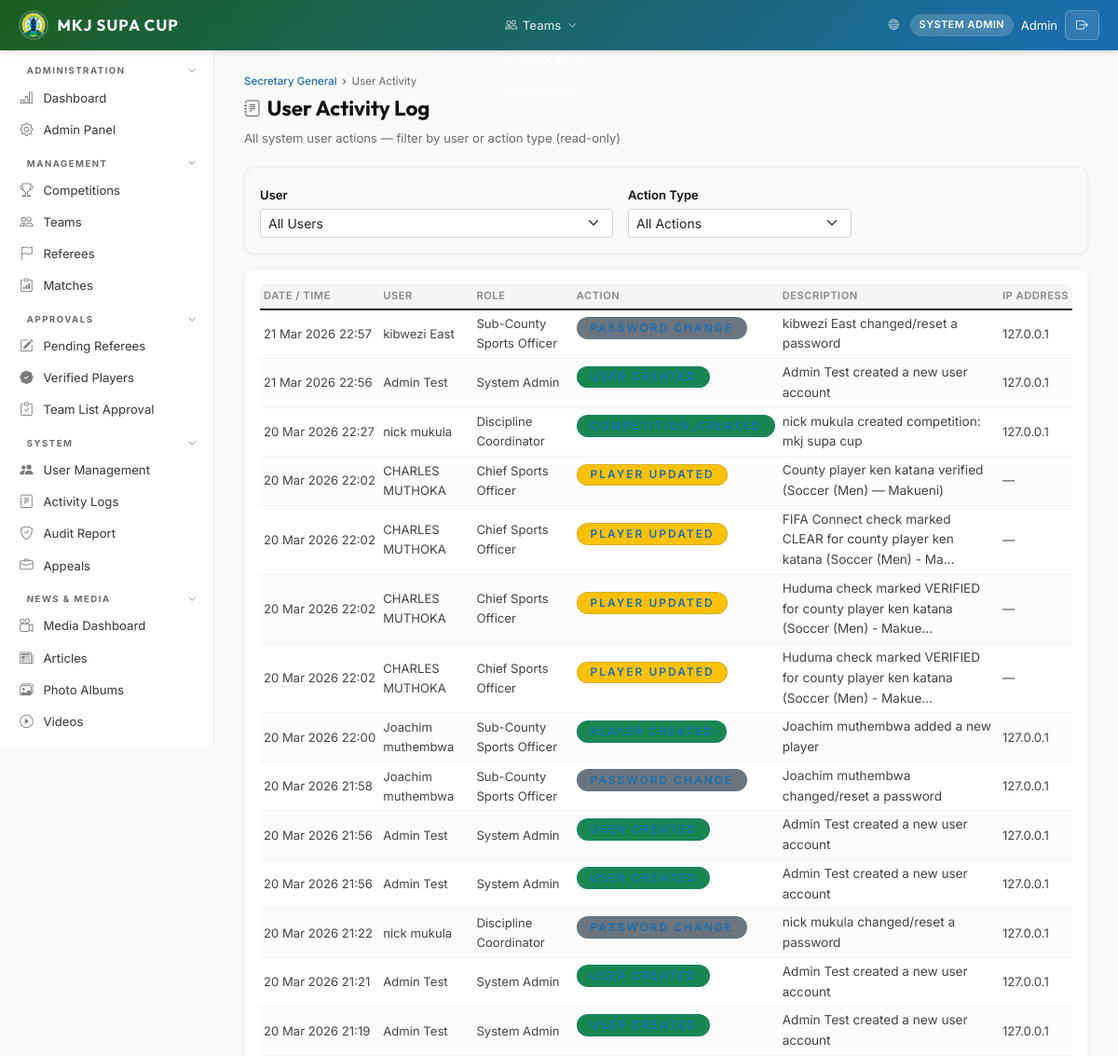
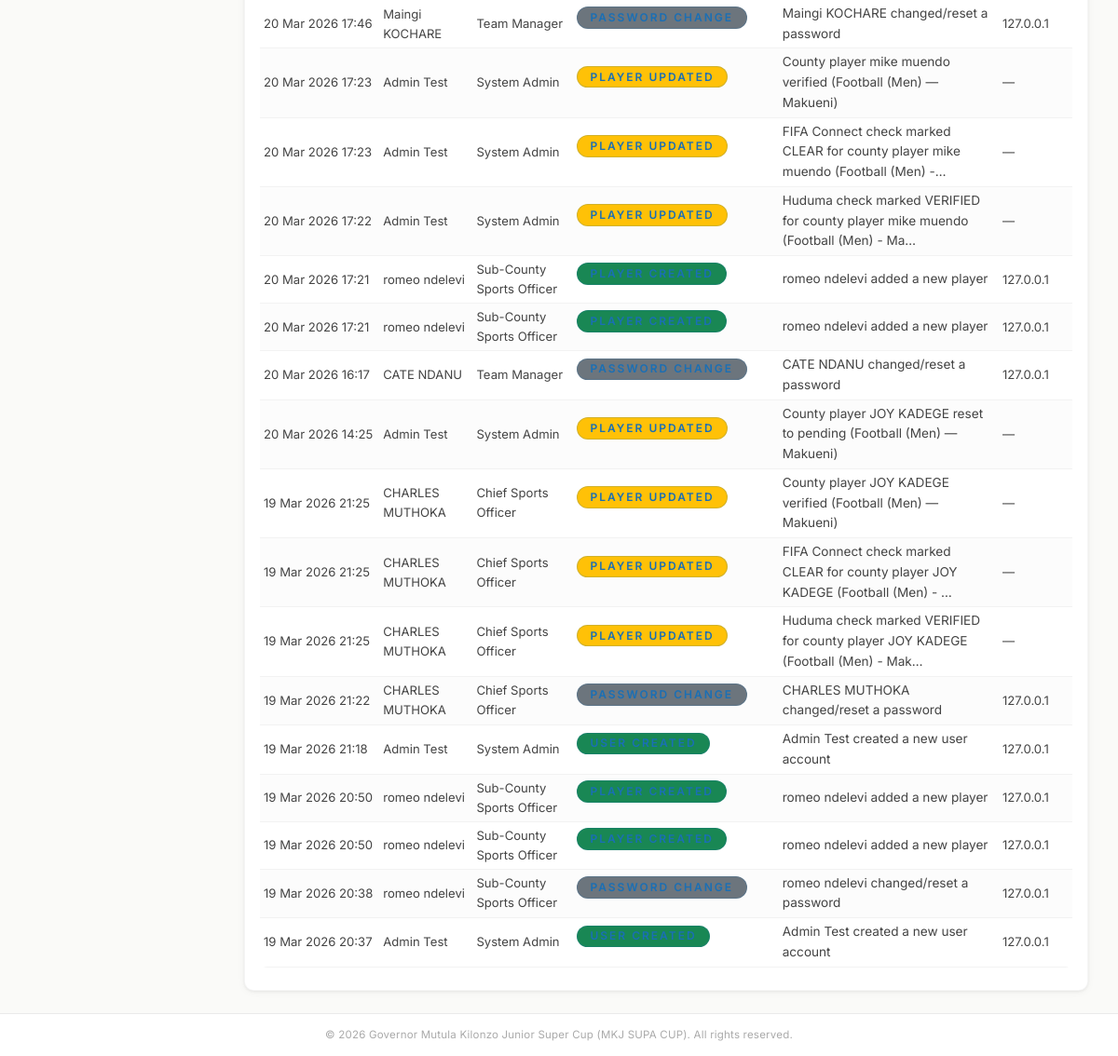
/portal/sg/user-actions/ (signed in), run on the app's committed database (2 pictures, top to bottom).
### accounts/models.py (models this page shows, shortened)
class User(AbstractBaseUser, PermissionsMixin):
    email       = models.EmailField(unique=True)
    first_name  = models.CharField(max_length=100)
    last_name   = models.CharField(max_length=100)
    phone       = models.CharField(max_length=13, validators=[kenya_phone_validator])
    role        = models.CharField(max_length=30, choices=UserRole.choices, default=UserRole.TEAM_MANAGER)
    county      = models.CharField(max_length=100, blank=True, help_text="Kenyan county")
    sub_county  = models.CharField(
        max_length=100, blank=True, default="",
        help_text="Sub-county or constituency assignment for sub-county sports officers",
    )
    profile_photo = models.ImageField(upload_to="profiles/", null=True, blank=True)
    is_active   = models.BooleanField(default=True)
    is_staff    = models.BooleanField(default=False)
    is_suspended = models.BooleanField(default=False, help_text="Admin-suspended account")
    assigned_discipline = models.CharField(
        max_length=30, blank=True, default="",
        help_text="Sport family or discipline this user manages (for Coordinator / Scout roles)",
    )
    must_change_password = models.BooleanField(
        default=False,
        help_text="When True the user must set a new password on next login.",
    )
    date_joined = models.DateTimeField(default=timezone.now)
    last_login  = models.DateTimeField(null=True, blank=True)
    objects = UserManager()
    USERNAME_FIELD  = "email"
    REQUIRED_FIELDS = ["first_name", "last_name"]
    class Meta:
        verbose_name      = "User"
        verbose_name_plural = "Users"
        ordering = ["last_name", "first_name"]
    def get_full_name(self):
        return f"{self.first_name} {self.last_name}".strip()

### admin_dashboard/models.py (models this page shows, shortened)
class ActivityLog(models.Model):
    ACTION_CHOICES = [
        ('LOGIN', 'Login'),
        ('LOGOUT', 'Logout'),
        ('PASSWORD_CHANGE', 'Password Change'),
        ('TEAM_CREATE', 'Team Created'),
        ('TEAM_UPDATE', 'Team Updated'),
        ('TEAM_DELETE', 'Team Deleted'),
        ('TEAM_APPROVE', 'Team Approved'),
        ('TEAM_REJECT', 'Team Rejected'),
        ('TEAM_SUSPEND', 'Team Suspended'),
        ('PLAYER_CREATE', 'Player Created'),
        ('PLAYER_UPDATE', 'Player Updated'),
        ('PLAYER_DELETE', 'Player Deleted'),
        ('PLAYER_TRANSFER', 'Player Transfer'),
        ('MATCH_CREATE', 'Match Created'),
        ('MATCH_UPDATE', 'Match Updated'),
        ('MATCH_DELETE', 'Match Deleted'),
        ('MATCH_RESCHEDULE', 'Match Rescheduled'),
        ('MATCH_REPORT', 'Match Report Submitted'),
        ('MATCH_REPORT_APPROVE', 'Match Report Approved'),
        ('RESULT_OVERRIDE', 'Result Override'),
        ('STANDINGS_OVERRIDE', 'Standings Override'),
        ('SG_OVERRIDE_ACK', 'SG Override Acknowledged'),
        ('SG_OVERRIDE_REJECT', 'SG Override Rejected'),
        ('FIXTURE_GENERATE', 'Fixtures Generated'),
        ('FIXTURE_REGENERATE', 'Fixtures Regenerated'),
        ('ZONE_ASSIGN', 'Zone Assigned'),
        ('ZONE_UPDATE', 'Zone Updated'),
        ('PAYMENT_RECEIVED', 'Payment Received'),
        ('PAYMENT_VERIFIED', 'Payment Verified'),
        ('SUSPENSION_CREATE', 'Suspension Created'),
        ('SUSPENSION_LIFT', 'Suspension Lifted'),
        ('MATCHDAY_SQUAD_SUBMIT', 'Matchday Squad Submitted'),
        ('SQUAD_APPROVE', 'Squad Approved'),
        ('SQUAD_REJECT', 'Squad Rejected'),
        ('REFEREE_REGISTER', 'Referee Registered'),
        ('REFEREE_APPROVE', 'Referee Approved'),
        ('REFEREE_ACTION', 'Referee Action'),
        ('USER_CREATE', 'User Created'),
        ('USER_UPDATE', 'User Updated'),
        ('USER_DELETE', 'User Deleted'),
        ('USER_ROLE_CHANGE', 'User Role Changed'),
        ('CONFIG_CHANGE', 'Configuration Changed'),
        ('REGISTRATION_TOGGLE', 'Registration Window Toggled'),
        ('ADMIN_ACTION', 'Admin Action'),
        ('PAYMENT_ACTION', 'Payment Action'),
        ('OTHER', 'Other Action'),
    ]
    user = models.ForeignKey(
        settings.AUTH_USER_MODEL,
        on_delete=models.SET_NULL,
        null=True,
        related_name='activity_logs'
    )
    action = models.CharField(max_length=50, choices=ACTION_CHOICES)
    description = models.TextField()
    timestamp = models.DateTimeField(default=timezone.now, db_index=True)
    content_type = models.ForeignKey(ContentType, on_delete=models.SET_NULL, null=True, blank=True)
    object_id = models.PositiveIntegerField(null=True, blank=True)
    content_object = GenericForeignKey('content_type', 'object_id')
    object_repr = models.CharField(max_length=200, blank=True)  # String representation
    ip_address = models.GenericIPAddressField(null=True, blank=True)
    user_agent = models.CharField(max_length=500, blank=True)
    extra_data = models.JSONField(default=dict, blank=True)
    changes_json = models.TextField(blank=True, default='{}', help_text="JSON representation of changes")
    previous_state = models.JSONField(null=True, blank=True, help_text="State before action for undo")
    new_state = models.JSONField(null=True, blank=True, help_text="State after action")
    can_undo = models.BooleanField(default=False, help_text="Whether this action can be undone")
    is_undone = models.BooleanField(default=False, help_text="Whether this action has been undone")
    undone_at = models.DateTimeField(null=True, blank=True)
    undone_by = models.ForeignKey(
        settings.AUTH_USER_MODEL,
        on_delete=models.SET_NULL,
        null=True,
        blank=True,
        related_name='undone_actions'
    )
    undo_reason = models.TextField(blank=True)
    class Meta:
        ordering = ['-timestamp']
        indexes = [
            models.Index(fields=['-timestamp']),
            models.Index(fields=['user', '-timestamp']),
            models.Index(fields=['action', '-timestamp']),
        ]
        verbose_name = 'Activity Log'
        verbose_name_plural = 'Activity Logs'
    @property
    def action_class(self):
        critical_actions = ['DELETE', 'SUSPEND', 'REJECT', 'REGENERATE']
        warning_actions = ['UPDATE', 'RESCHEDULE', 'TRANSFER']
        success_actions = ['CREATE', 'APPROVE', 'GENERATE']
        action_upper = self.action.upper()
        if any(word in action_upper for word in critical_actions):
            return 'danger'
        elif any(word in action_upper for word in warning_actions):
            return 'warning'
        elif any(word in action_upper for word in success_actions):
            return 'success'
        elif 'LOGIN' in action_upper or 'LOGOUT' in action_upper:
            return 'info'
        else:
            return 'secondary'

### mkj_cms/web_views.py (the view)
# urls.py: path("portal/sg/user-actions/",              sg_user_actions_view,       name="sg_user_actions"),
@role_required('secretary_general')
def sg_user_actions_view(request):
    from admin_dashboard.models import ActivityLog
    user_filter = request.GET.get('user', '')
    action_filter = request.GET.get('action', '')
    logs = ActivityLog.objects.select_related('user').exclude(
        action__in=['LOGIN', 'LOGOUT']
    ).order_by('-timestamp')
    if user_filter:
        logs = logs.filter(user_id=user_filter)
    if action_filter:
        logs = logs.filter(action=action_filter)
    users = User.objects.filter(is_active=True).order_by('first_name', 'last_name')
    action_choices = [
        (code, label) for code, label in ActivityLog.ACTION_CHOICES
        if code not in ('LOGIN', 'LOGOUT')
    ]
    return render(request, 'portal/secretary_general/user_actions.html', {
        'logs': logs[:200],
        'users': users,
        'action_choices': action_choices,
        'user_filter': user_filter,
        'action_filter': action_filter,
    })

### mkj_cms/web_views.py (called while the page is built)
def role_required(*roles):
    def decorator(view):
        @wraps(view)
        @login_required(login_url='web_login')
        def wrapper(request, *args, **kwargs):
            if request.user.role not in roles and not request.user.is_superuser:
                messages.error(request, 'You do not have permission to access this page.')
                return redirect('dashboard')
            return view(request, *args, **kwargs)
        return wrapper
    return decorator

### templates/portal/secretary_general/user_actions.html (shortened to what this page needs)
{% extends 'base.html' %}
{% block content %}
<div class="page-header">
    <div class="breadcrumb">
        <a href="{% url 'sg_dashboard' %}">Secretary General</a>
        <span>User Activity</span>
    </div>
    <h1><i class="bi bi-journal-text"></i> User Activity Log</h1>
    <p>All system user actions &mdash; filter by user or action type (read-only)</p>
</div>
<div class="card p-3 mb-3" style="background:#f9f9f9;">
    <form method="get" class="d-flex gap-3 align-items-end flex-wrap">
        <div>
            <label class="form-label mb-1" style="font-size:.82rem;font-weight:600;">User</label>
            <select name="user" class="form-select form-select-sm" onchange="this.form.submit()">
                <option value="">All Users</option>
            </select>
        </div>
        <div>
            <label class="form-label mb-1" style="font-size:.82rem;font-weight:600;">Action Type</label>
            <select name="action" class="form-select form-select-sm" onchange="this.form.submit()">
                <option value="">All Actions</option>
            </select>
        </div>
    </form>
</div>
<div class="card p-3">
    <div class="table-responsive">
        <table class="table table-sm table-hover mb-0">
            <thead style="background:#f5f5f5;">
                <tr>
                    <th>Date / Time</th>
                    <th>User</th>
                    <th>Role</th>
                    <th>Action</th>
                    <th>Description</th>
                    <th>IP Address</th>
                </tr>
            </thead>
            <tbody>
                {% for log in logs %}
                <tr>
                    <td style="font-size:.82rem;white-space:nowrap;">{{ log.timestamp|date:"d M Y H:i" }}</td>
                    <td>{{ log.user.get_full_name|default:"System" }}</td>
                    <td style="font-size:.82rem;">{{ log.user.get_role_display|default:"—" }}</td>
                    <td><span class="badge bg-{{ log.action_class }}">{{ log.get_action_display }}</span></td>
                    <td style="font-size:.85rem;">{{ log.description|truncatechars:80 }}</td>
                    <td style="font-size:.82rem;">{{ log.ip_address|default:"—" }}</td>
                </tr>
                {% empty %}
                <tr><td colspan="6" class="text-muted text-center">No activity logs found</td></tr>
                {% endfor %}
            </tbody>
        </table>
    </div>
</div>
{% endblock %}

### templates/base.html (shortened to what this page needs)
{% load static %}
<!DOCTYPE html>
<html lang="en">
<head>
    <link rel="stylesheet" href="https://cdn.jsdelivr.net/npm/bootstrap@5.1.3/dist/css/bootstrap.min.css">
    <link rel="stylesheet" href="{% static 'css/style.css' %}">
    <link rel="stylesheet" href="https://cdn.jsdelivr.net/npm/bootstrap-icons@1.11.3/font/bootstrap-icons.min.css">
</head>
<body>
    {% block body %}
    <nav class="navbar">
        <div style="display:flex;align-items:center;gap:0">
            <a href="{% url 'dashboard' %}" class="navbar-brand">
                <img src="{% static 'img/Makueni logo.png' %}" alt="Makueni County Logo">
                <span>MKJ SUPA CUP</span>
            </a>
        </div>
        <ul class="navbar-nav">
            {% if user.role == 'admin' or user.role == 'competition_manager' %}
            <li>
                <a href="{% url 'competitions_list' %}" class=""></a>
            </li>
            {% endif %}
            {% if user.role == 'admin' or user.role == 'competition_manager' or user.role == 'verification_officer' or user.role == 'team_manager' %}
            <li>
                <a href="{% url 'teams_list' %}" class="{% if 'team' in request.resolver_match.url_name %}active{% endif %}"><i class="bi bi-people"></i> Teams <i class="bi bi-chevron-down" style="font-size:.6rem;margin-left:.1rem"></i></a>
            </li>
            {% endif %}
            {% if user.role == 'admin' or user.role == 'coordinator' or user.role == 'referee' %}
            <li>
                <a href="{% url 'referees_list' %}" class=""><i class="bi bi-flag"></i> <i class="bi bi-chevron-down" style="font-size:.6rem;margin-left:.1rem"></i></a>
            </li>
            {% endif %}
            <li><a href="{% url 'matches_list' %}" class="{% if 'match' in request.resolver_match.url_name %}active{% endif %}"><i class="bi bi-clipboard-data"></i> Matches</a></li>
        </ul>
        <div class="navbar-user">
            <a href="{% url 'home' %}" style="color:rgba(255,255,255,.65);font-size:.72rem;margin-right:.25rem;"><i class="bi bi-globe"></i></a>
            <span class="role-badge">{{ user.get_role_display }}</span>
            <span style="font-size:.82rem">{{ user.first_name }}</span>
            <form method="post" action="{% url 'web_logout' %}" style="display:inline;">
                <button type="submit" class="btn-logout"><i class="bi bi-box-arrow-right"></i></button>
            </form>
        </div>
    </nav>
    <div class="layout">
        {% include 'includes/sidebar.html' %}
        <main class="main-content">
            {% block content %}{% endblock %}
        </main>
    </div>
    <footer class="footer">
        &copy; 2026 Governor Mutula Kilonzo Junior Super Cup (MKJ SUPA CUP). All rights reserved.
    </footer>
    {% endblock %}
</body>
</html>

### data on the page
User: role "SYSTEM ADMIN", first_name "Admin"
ActivityLog: timestamp "21 Mar 2026 22:57", user.get_full_name "kibwezi East", user.role "Sub-County Sports Officer", action "PASSWORD CHANGE", description "kibwezi East changed/reset a password", ip_address "127.0.0.1"
ActivityLog: timestamp "21 Mar 2026 22:56", user.get_full_name "Admin Test", user.role "System Admin", description "Admin Test created a new user account", ip_address "127.0.0.1"
ActivityLog: timestamp "20 Mar 2026 22:27", user.get_full_name "nick mukula", user.role "Discipline Coordinator", description "nick mukula created competition: mkj supa cup", ip_address "127.0.0.1"
ActivityLog: timestamp "20 Mar 2026 22:02", user.get_full_name "CHARLES MUTHOKA", user.role "Chief Sports Officer", action "PLAYER UPDATED", description "County player ken katana verified (Soccer (Men) — Makueni)", ip_address "—"
ActivityLog: timestamp "20 Mar 2026 22:02", user.get_full_name "CHARLES MUTHOKA", user.role "Chief Sports Officer", action "PLAYER UPDATED", description "FIFA Connect check marked CLEAR for county player ken katana (Soccer (Men) - Ma…", ip_address "—"
ActivityLog: timestamp "20 Mar 2026 22:02", user.get_full_name "CHARLES MUTHOKA", user.role "Chief Sports Officer", action "PLAYER UPDATED", description "Huduma check marked VERIFIED for county player ken katana (Soccer (Men) - Makue…", ip_address "—"
ActivityLog: timestamp "20 Mar 2026 22:02", user.get_full_name "CHARLES MUTHOKA", user.role "Chief Sports Officer", action "PLAYER UPDATED", description "Huduma check marked VERIFIED for county player ken katana (Soccer (Men) - Makue…", ip_address "—"
ActivityLog: timestamp "20 Mar 2026 22:00", user.get_full_name "Joachim muthembwa", user.role "Sub-County Sports Officer", description "Joachim muthembwa added a new player", ip_address "127.0.0.1"
ActivityLog: timestamp "20 Mar 2026 21:58", user.get_full_name "Joachim muthembwa", user.role "Sub-County Sports Officer", action "PASSWORD CHANGE", description "Joachim muthembwa changed/reset a password", ip_address "127.0.0.1"
ActivityLog: timestamp "20 Mar 2026 21:56", user.get_full_name "Admin Test", user.role "System Admin", description "Admin Test created a new user account", ip_address "127.0.0.1"
ActivityLog: timestamp "20 Mar 2026 21:56", user.get_full_name "Admin Test", user.role "System Admin", description "Admin Test created a new user account", ip_address "127.0.0.1"
ActivityLog: timestamp "20 Mar 2026 21:22", user.get_full_name "nick mukula", user.role "Discipline Coordinator", action "PASSWORD CHANGE", description "nick mukula changed/reset a password", ip_address "127.0.0.1"
ActivityLog: timestamp "20 Mar 2026 21:21", user.get_full_name "Admin Test", user.role "System Admin", description "Admin Test created a new user account", ip_address "127.0.0.1"
ActivityLog: timestamp "20 Mar 2026 21:19", user.get_full_name "Admin Test", user.role "System Admin", description "Admin Test created a new user account", ip_address "127.0.0.1"
ActivityLog: timestamp "20 Mar 2026 17:46", user.get_full_name "Maingi KOCHARE", user.role "Team Manager", action "PASSWORD CHANGE", description "Maingi KOCHARE changed/reset a password", ip_address "127.0.0.1"
ActivityLog: timestamp "20 Mar 2026 17:23", user.get_full_name "Admin Test", user.role "System Admin", action "PLAYER UPDATED", description "County player mike muendo verified (Football (Men) — Makueni)", ip_address "—"
ActivityLog: timestamp "20 Mar 2026 17:23", user.get_full_name "Admin Test", user.role "System Admin", action "PLAYER UPDATED", description "FIFA Connect check marked CLEAR for county player mike muendo (Football (Men) -…", ip_address "—"
ActivityLog: timestamp "20 Mar 2026 17:22", user.get_full_name "Admin Test", user.role "System Admin", action "PLAYER UPDATED", description "Huduma check marked VERIFIED for county player mike muendo (Football (Men) - Ma…", ip_address "—"
ActivityLog: timestamp "20 Mar 2026 17:21", user.get_full_name "romeo ndelevi", user.role "Sub-County Sports Officer", description "romeo ndelevi added a new player", ip_address "127.0.0.1"
ActivityLog: timestamp "20 Mar 2026 17:21", user.get_full_name "romeo ndelevi", user.role "Sub-County Sports Officer", description "romeo ndelevi added a new player", ip_address "127.0.0.1"
ActivityLog: timestamp "20 Mar 2026 16:17", user.get_full_name "CATE NDANU", user.role "Team Manager", action "PASSWORD CHANGE", description "CATE NDANU changed/reset a password", ip_address "127.0.0.1"
ActivityLog: timestamp "20 Mar 2026 14:25", user.get_full_name "Admin Test", user.role "System Admin", action "PLAYER UPDATED", description "County player JOY KADEGE reset to pending (Football (Men) — Makueni)", ip_address "—"
ActivityLog: timestamp "19 Mar 2026 21:25", user.get_full_name "CHARLES MUTHOKA", user.role "Chief Sports Officer", action "PLAYER UPDATED", description "County player JOY KADEGE verified (Football (Men) — Makueni)", ip_address "—"
ActivityLog: timestamp "19 Mar 2026 21:25", user.get_full_name "CHARLES MUTHOKA", user.role "Chief Sports Officer", action "PLAYER UPDATED", description "FIFA Connect check marked CLEAR for county player JOY KADEGE (Football (Men) - …", ip_address "—"
ActivityLog: timestamp "19 Mar 2026 21:25", user.get_full_name "CHARLES MUTHOKA", user.role "Chief Sports Officer", action "PLAYER UPDATED", description "Huduma check marked VERIFIED for county player JOY KADEGE (Football (Men) - Mak…", ip_address "—"
ActivityLog: timestamp "19 Mar 2026 21:22", user.get_full_name "CHARLES MUTHOKA", user.role "Chief Sports Officer", action "PASSWORD CHANGE", description "CHARLES MUTHOKA changed/reset a password", ip_address "127.0.0.1"
ActivityLog: timestamp "19 Mar 2026 21:18", user.get_full_name "Admin Test", user.role "System Admin", description "Admin Test created a new user account", ip_address "127.0.0.1"
ActivityLog: timestamp "19 Mar 2026 20:50", user.get_full_name "romeo ndelevi", user.role "Sub-County Sports Officer", description "romeo ndelevi added a new player", ip_address "127.0.0.1"
ActivityLog: timestamp "19 Mar 2026 20:50", user.get_full_name "romeo ndelevi", user.role "Sub-County Sports Officer", description "romeo ndelevi added a new player", ip_address "127.0.0.1"
ActivityLog: timestamp "19 Mar 2026 20:38", user.get_full_name "romeo ndelevi", user.role "Sub-County Sports Officer", action "PASSWORD CHANGE", description "romeo ndelevi changed/reset a password", ip_address "127.0.0.1"
ActivityLog: timestamp "19 Mar 2026 20:37", user.get_full_name "Admin Test", user.role "System Admin", description "Admin Test created a new user account", ip_address "127.0.0.1"
